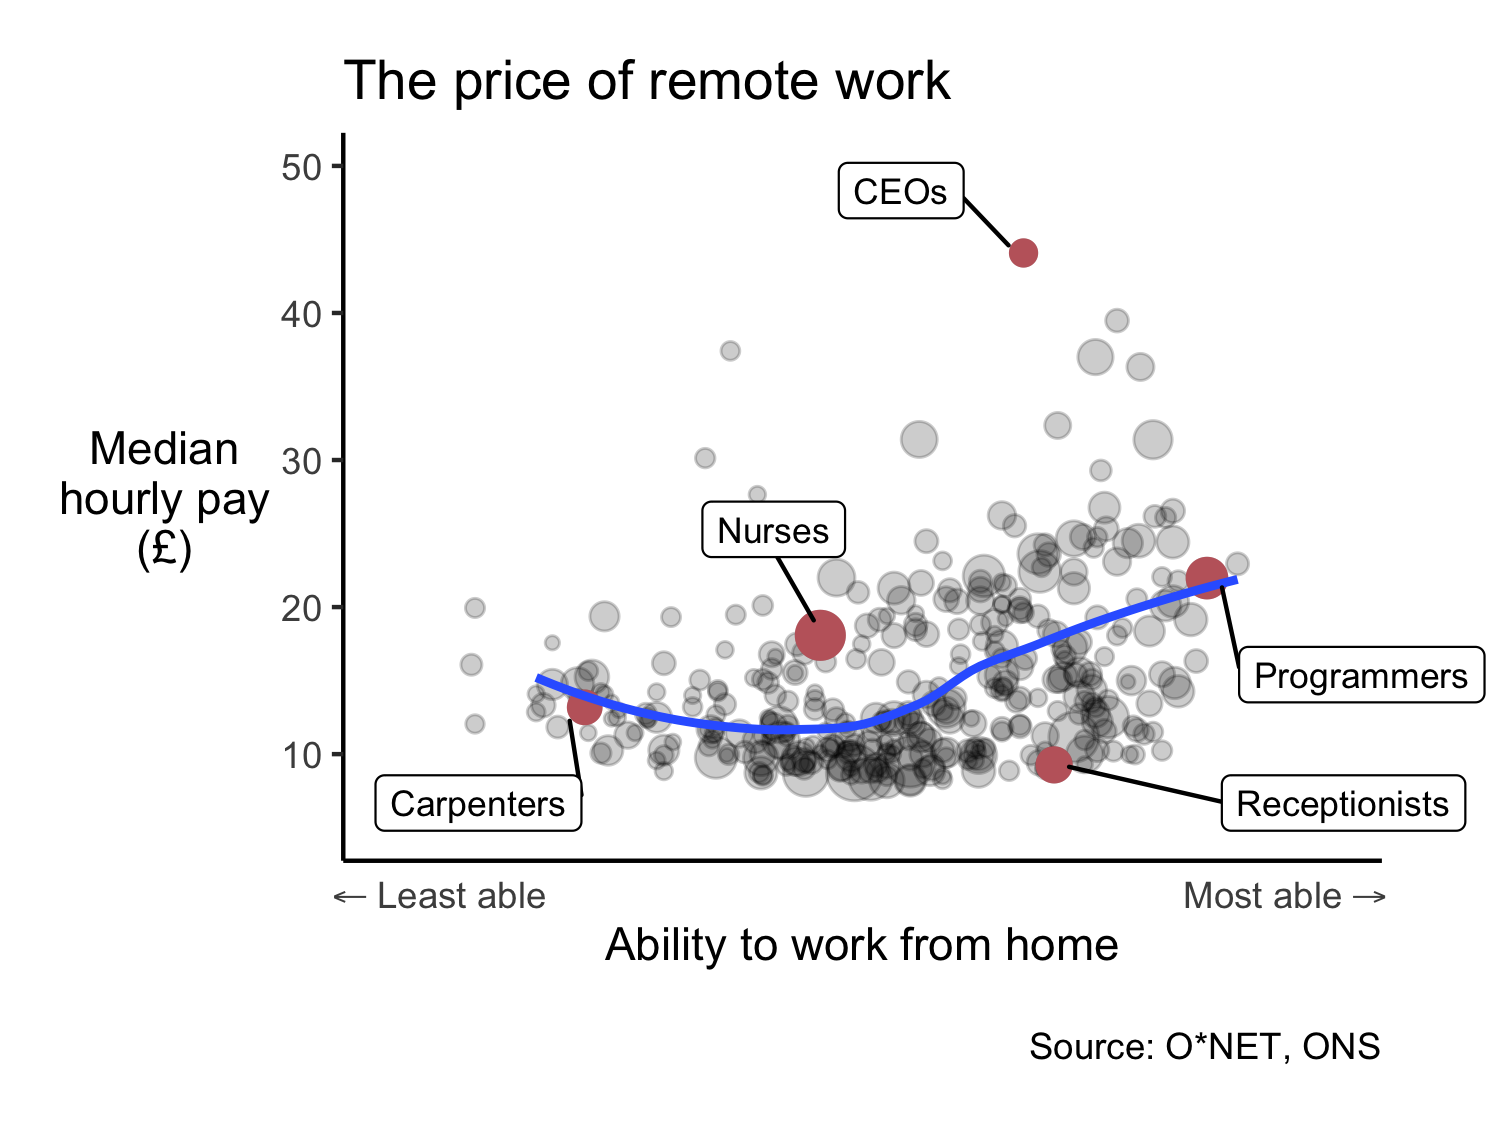

Source code (R):
# Data from ONS available here: https://www.ons.gov.uk/employmentandlabourmarket/peopleinwork/employmentandemployeetypes/articles/whichjobscanbedonefromhome/2020-07-21

# Original figure caption: "Jobs that pay higher hourly wages are more likely to be adaptable to working from home"

# Source: ONET - US Department of Labor, Annual Population Survey and Annual Survey of Hours and Earnings - Office for National Statistics


my.colors <- c("#000000", "#C1666B", "#3366FF", "#037053", "#70267D")

library(tidyverse)
library(dplyr)
library(rio)
library(ggplot2)
library(ggrepel)

# save direct URL to xlsx file
url1 <- "https://www.ons.gov.uk/visualisations/dvc890/chart1/data.xlsx"
rio::import(file = url1 ,which = 1) %>% 
  glimpse()
# load excel data
ex <- rio::import(file = url1 ,which = 1)
# tidy up
ex <- ex[-1,]
ex <- ex[,-1]
names(ex) <- ex[1,]
ex <- ex[-1,]
ex <- ex %>% dplyr::mutate(across(3:13, ~ na_if(., "x")))
ex <- ex %>% dplyr::mutate(across(3:13, ~ as.numeric(.)))
str(ex)
names(ex)

# create a new variable called "label"
# this will be blank except for a few occupations that we can highlight on the graph
ex$label <- ""
ex$label[ex$`Occupation title`=="Programmers and software development professionals"] <- "Programmers"
ex$label[ex$`Occupation title`=="Nurses"] <- "Nurses"
# ex$label[ex$`Occupation title`=="Paramedics"] <- "Paramedics"
ex$label[ex$`Occupation title`=="Receptionists"] <- "Receptionists"
ex$label[ex$`Occupation title`=="Chief executives and senior officials"] <- "CEOs"
# ex$label[ex$`Occupation title`=="Train and tram drivers"] <- "Train and tram drivers"
# ex$label[ex$`Occupation title`=="Sales and retail assistants"] <- "Sales and retail assistants"
ex$label[ex$`Occupation title`=="Carpenters and joiners"] <- "Carpenters"



ex %>%
  arrange(desc(`Total in employment`)) %>%
  ggplot(aes(x=-I(`Ability to homework score`),
             y=`Median hourly pay (£)`, 
             size = `Total in employment`)) +
  geom_point(alpha=0.2) + 
  geom_point(data=subset(ex, ex$label!=""), color=my.colors[2]) +
  geom_smooth(method = "loess", 
              mapping = aes(weight = `Total in employment`),
              se=F,
              data=subset(ex, ex$`Ability to homework score`<4)) +
  geom_label_repel(aes(label = label), 
                   size = 3, 
                   point.padding=0.5, 
                   box.padding=0.5,
                   xlim=c(-5,1.5)) +
  ylim(5,50) +
  xlab("Ability to work from home") +
  ylab("Median\nhourly pay\n(£)") +
  scale_x_continuous(breaks=c(-4.5, 0.25),
                   labels=c(expression(""%<-%"Least able"), 
                            expression("Most able"%->%"")),
                   limits=c(-4.75,0.5)) +
  theme_classic() +
  theme(legend.position="none",
        axis.ticks.x=element_blank(),
        plot.margin=unit(c(0.5,1,0.5,0.5), "cm"),
        axis.title.y=element_text(angle=0, vjust=0.5)) +
  coord_cartesian(clip = 'off') +
  labs(title="The price of remote work",
    #subtitle="Median pay vs ability to work from home, by occupation",
    caption="\n Source: O*NET, ONS")

ggsave(filename="fig_onet.png", width=5, height=3.75)
